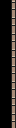

Rendered tile map (Tiled .tmx) drawn with the repository's tilesets; below, a short description and the full map source, tile grids included:
An orthogonal 1x8 tile map with 16x16 px tiles, 1 tile layer (Tile Layer 1).

<map version="1.9" tiledversion="1.9.1" orientation="orthogonal" renderorder="right-down" width="1" height="8" tilewidth="16" tileheight="16" infinite="0" nextlayerid="2" nextobjectid="1">
 <tileset firstgid="1" source="../0x72_DungeonTilesetII_v1.4.tsx" />
 <layer id="1" name="Tile Layer 1" width="1" height="8">
  <data encoding="csv">
257,
257,
257,
257,
257,
257,
257,
257
</data>
 </layer>
</map>
